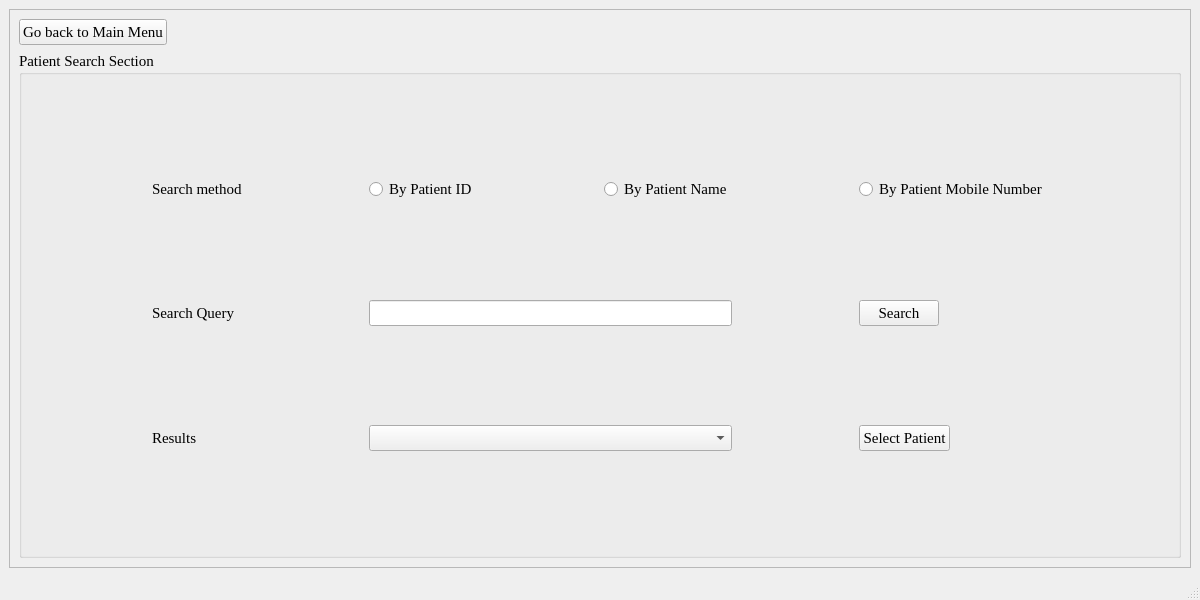
<?xml version="1.0" encoding="UTF-8"?>
<ui version="4.0">
 <class>patientSearchWindow</class>
 <widget class="QMainWindow" name="patientSearchWindow">
  <property name="geometry">
   <rect>
    <x>0</x>
    <y>0</y>
    <width>1200</width>
    <height>600</height>
   </rect>
  </property>
  <property name="sizePolicy">
   <sizepolicy hsizetype="Fixed" vsizetype="Fixed">
    <horstretch>0</horstretch>
    <verstretch>0</verstretch>
   </sizepolicy>
  </property>
  <property name="font">
   <font>
    <family>Times New Roman</family>
    <pointsize>11</pointsize>
   </font>
  </property>
  <property name="windowTitle">
   <string>Patient Search Screen</string>
  </property>
  <widget class="QWidget" name="centralwidget">
   <layout class="QGridLayout" name="gridLayout">
    <item row="0" column="0">
     <widget class="QScrollArea" name="scrollArea">
      <property name="widgetResizable">
       <bool>true</bool>
      </property>
      <widget class="QWidget" name="scrollAreaWidgetContents">
       <property name="geometry">
        <rect>
         <x>0</x>
         <y>0</y>
         <width>1180</width>
         <height>555</height>
        </rect>
       </property>
       <layout class="QGridLayout" name="gridLayout_2">
        <item row="0" column="0">
         <widget class="QPushButton" name="backButton">
          <property name="sizePolicy">
           <sizepolicy hsizetype="Fixed" vsizetype="Fixed">
            <horstretch>0</horstretch>
            <verstretch>0</verstretch>
           </sizepolicy>
          </property>
          <property name="text">
           <string>Go back to Main Menu</string>
          </property>
         </widget>
        </item>
        <item row="1" column="0">
         <widget class="QGroupBox" name="patientSearchSection">
          <property name="sizePolicy">
           <sizepolicy hsizetype="Expanding" vsizetype="Preferred">
            <horstretch>0</horstretch>
            <verstretch>0</verstretch>
           </sizepolicy>
          </property>
          <property name="title">
           <string>Patient Search Section</string>
          </property>
          <layout class="QGridLayout" name="gridLayout_3">
           <item row="1" column="0">
            <widget class="QLabel" name="searchQueryLabel">
             <property name="sizePolicy">
              <sizepolicy hsizetype="Fixed" vsizetype="Fixed">
               <horstretch>0</horstretch>
               <verstretch>0</verstretch>
              </sizepolicy>
             </property>
             <property name="text">
              <string>Search Query</string>
             </property>
            </widget>
           </item>
           <item row="2" column="3">
            <widget class="QPushButton" name="selectPatientButton">
             <property name="sizePolicy">
              <sizepolicy hsizetype="Fixed" vsizetype="Fixed">
               <horstretch>0</horstretch>
               <verstretch>0</verstretch>
              </sizepolicy>
             </property>
             <property name="text">
              <string>Select Patient</string>
             </property>
            </widget>
           </item>
           <item row="2" column="1" colspan="2">
            <widget class="QComboBox" name="resultsField"/>
           </item>
           <item row="1" column="3">
            <widget class="QPushButton" name="searchButton">
             <property name="sizePolicy">
              <sizepolicy hsizetype="Fixed" vsizetype="Fixed">
               <horstretch>0</horstretch>
               <verstretch>0</verstretch>
              </sizepolicy>
             </property>
             <property name="text">
              <string>Search</string>
             </property>
            </widget>
           </item>
           <item row="0" column="0">
            <widget class="QLabel" name="searchMethodLabel">
             <property name="sizePolicy">
              <sizepolicy hsizetype="Fixed" vsizetype="Fixed">
               <horstretch>0</horstretch>
               <verstretch>0</verstretch>
              </sizepolicy>
             </property>
             <property name="text">
              <string>Search method</string>
             </property>
            </widget>
           </item>
           <item row="1" column="1" colspan="2">
            <widget class="QLineEdit" name="searchQueryField">
             <property name="sizePolicy">
              <sizepolicy hsizetype="MinimumExpanding" vsizetype="Fixed">
               <horstretch>0</horstretch>
               <verstretch>0</verstretch>
              </sizepolicy>
             </property>
            </widget>
           </item>
           <item row="0" column="1">
            <widget class="QRadioButton" name="searchByIdButton">
             <property name="sizePolicy">
              <sizepolicy hsizetype="Fixed" vsizetype="Fixed">
               <horstretch>0</horstretch>
               <verstretch>0</verstretch>
              </sizepolicy>
             </property>
             <property name="text">
              <string>By Patient ID</string>
             </property>
            </widget>
           </item>
           <item row="0" column="3">
            <widget class="QRadioButton" name="searchByMobileButton">
             <property name="sizePolicy">
              <sizepolicy hsizetype="Fixed" vsizetype="Fixed">
               <horstretch>0</horstretch>
               <verstretch>0</verstretch>
              </sizepolicy>
             </property>
             <property name="text">
              <string>By Patient Mobile Number</string>
             </property>
            </widget>
           </item>
           <item row="2" column="0">
            <widget class="QLabel" name="resultsLabel">
             <property name="sizePolicy">
              <sizepolicy hsizetype="Fixed" vsizetype="Fixed">
               <horstretch>0</horstretch>
               <verstretch>0</verstretch>
              </sizepolicy>
             </property>
             <property name="text">
              <string>Results</string>
             </property>
            </widget>
           </item>
           <item row="0" column="2">
            <widget class="QRadioButton" name="searchByNameButton">
             <property name="sizePolicy">
              <sizepolicy hsizetype="Fixed" vsizetype="Fixed">
               <horstretch>0</horstretch>
               <verstretch>0</verstretch>
              </sizepolicy>
             </property>
             <property name="text">
              <string>By Patient Name</string>
             </property>
            </widget>
           </item>
          </layout>
         </widget>
        </item>
       </layout>
      </widget>
     </widget>
    </item>
   </layout>
  </widget>
  <widget class="QStatusBar" name="statusbar"/>
 </widget>
 <resources/>
 <connections/>
</ui>
